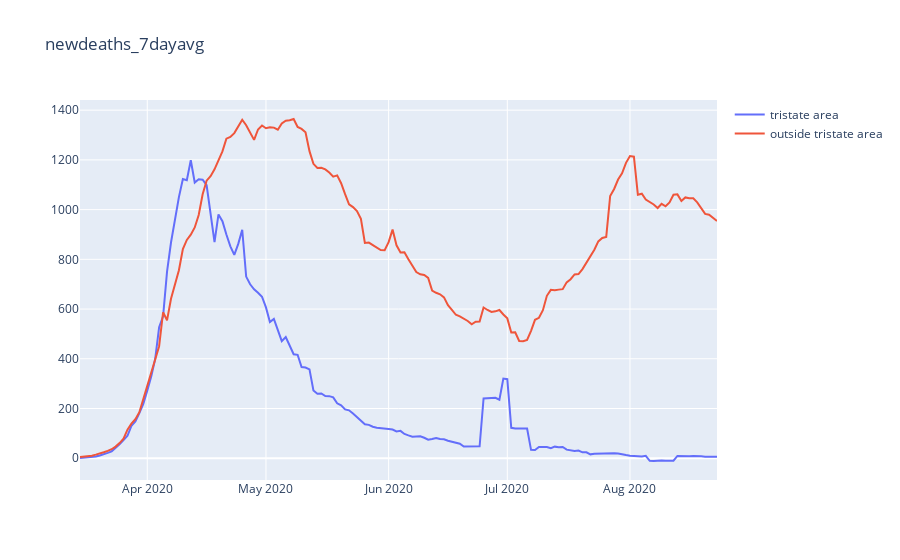

Write notebook code for a chart like this one.
### Code cell
#graph the plot variable

plot_variable = 'newdeaths_7dayavg'

import plotly.graph_objects as go

fig = go.Figure(data=[
    go.Line(name='tristate area', x=tristate_sample['date'], y=tristate_sample[plot_variable]),
    go.Line(name='outside tristate area', x=other_sample['date'], y=other_sample[plot_variable])
])
# Change the bar mode
#fig.update_layout(barmode='group')
fig.update_layout(title_text=plot_variable)
fig.show()

### Figure 1 — Plotly figure (JSON) as saved in the notebook; plotly's stock layout.template omitted (floating-point values rounded to 4 significant figures; data arrays with more than 128 entries replaced by an {"elided": "..."} marker saying what was removed)
{"data": [{"name": "tristate area", "type": "scatter", "x": {"elided": "162 str values"}, "y": {"elided": "162 float values"}}, {"name": "outside tristate area", "type": "scatter", "x": {"elided": "162 str values"}, "y": {"elided": "162 float values"}}], "layout": {"title": {"text": "newdeaths_7dayavg"}}}
